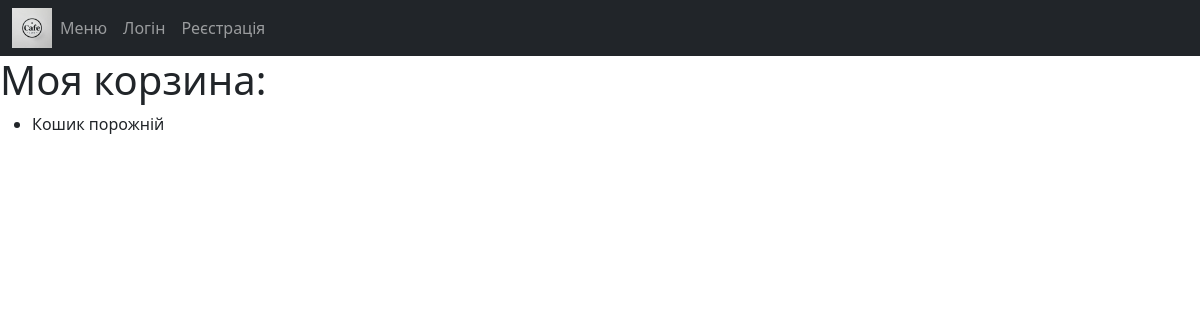
/cart/, run on an earlier commit of the app's database.
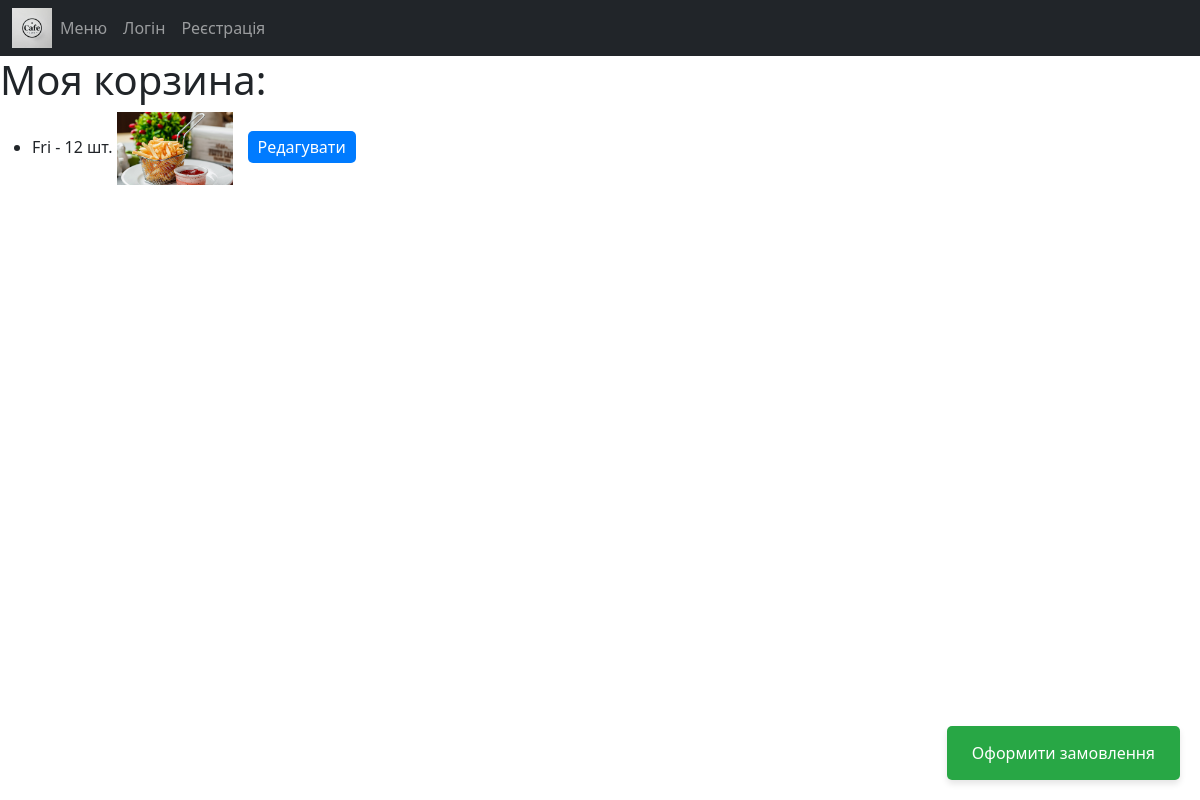
And on a later commit of the database.
### cafeApp/models.py (models this page shows, shortened)
class Cart(models.Model):
    user = models.ForeignKey(User, on_delete=models.CASCADE, related_name="carts", null=True, blank=True)
    session_key = models.CharField(max_length=40, null=True, blank=True)  # Додаємо сесію
    dish = models.ForeignKey(Dishes, on_delete=models.CASCADE, related_name="cart_items", null=True, blank=True)
    quantity = models.PositiveIntegerField(default=1)

class Dishes(models.Model):
    name = models.CharField(max_length=100, null=True)
    price = models.DecimalField(max_digits=6, decimal_places=2)
    image = models.ImageField(upload_to="dishes/", null=True)

### cafeApp/views.py (the view)
# urls.py: path('cart/', CartView.as_view(), name ='shopping-cart'),
class CartView(ListView):
    model = Cart
    template_name = 'Cart.html'
    context_object_name = 'cart_items'
    def get_queryset(self):
        if self.request.user.is_authenticated:
            return Cart.objects.filter(user=self.request.user)
        else:
            session_key = self.request.session.session_key
            return Cart.objects.filter(session_key=session_key)

### templates/Cart.html (shortened to what this page needs)
{% extends 'base.html' %}
{% block content %}
    <h1>Моя корзина:</h1>
    <ul>
        {% for item in cart_items %}
            <li>
                {{ item.dish.name }} - {{ item.quantity }} шт.
                {% if item.dish.image %}
                    <img src="{{ item.dish.image.url }}" alt="Card image" style="width:10%">
                {% endif %}
                <a href="{% url 'cafeApp:edit-cart' item.id %}" style="margin-left: 10px; padding: 5px 10px; background: #007bff; color: white; text-decoration: none; border-radius: 5px;">Редагувати</a>
            </li>
        {% empty %}
            <li>Кошик порожній</li>
        {% endfor %}
    </ul>
    {% if cart_items %}
        <a href="{% url 'cafeApp:order-create' %}" class="checkout-button">Оформити замовлення</a>
    {% endif %}
{% endblock %}

What changed in the data, as far as the page shows it:
added Cart: dish.name "Fri", quantity "12", dish.image (picture)
Also different on the page:
text no longer shown: "Кошик порожній"
text now shown: "Оформити замовлення"
